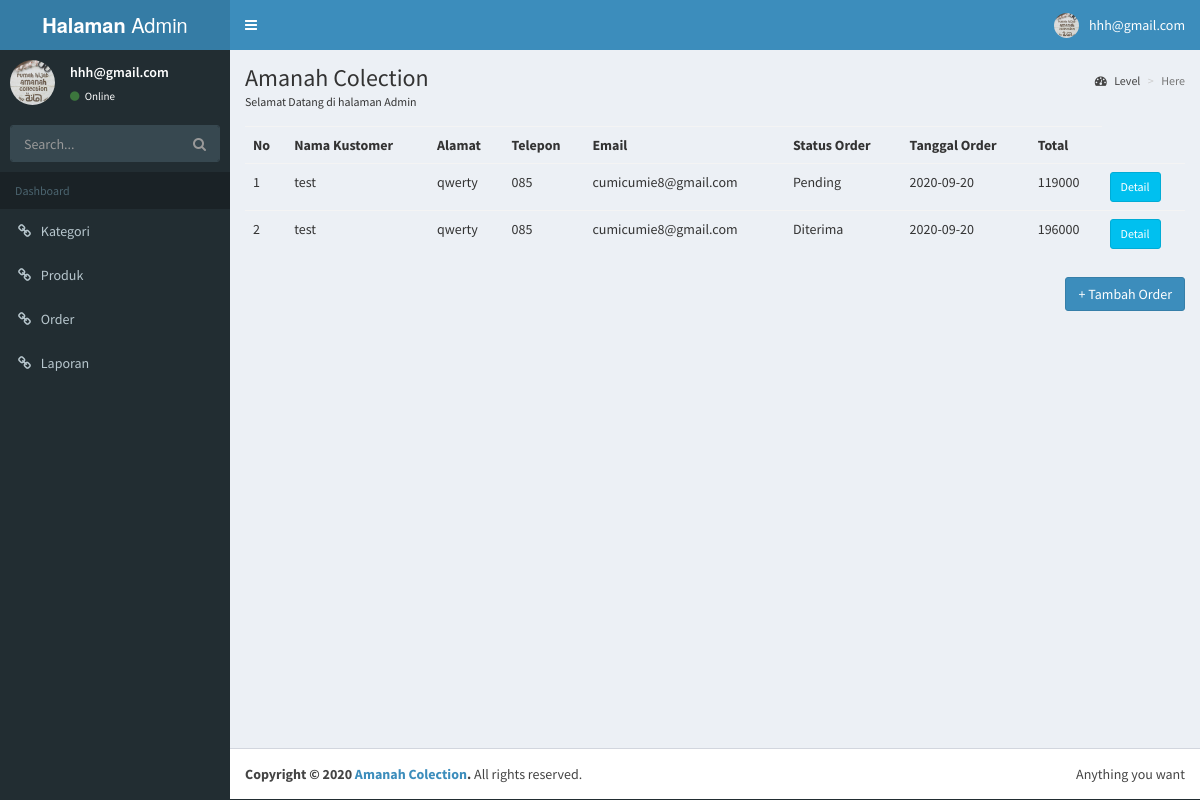
/admin/index.php?page=order (signed in), run on the app's committed database.
### tables this page shows
CREATE TABLE `orders` (
  `id_orders` int(11) NOT NULL,
  `user_id` int(11) NOT NULL DEFAULT '0',
  `nama_kustomer` varchar(255) NOT NULL DEFAULT '',
  `alamat` text NOT NULL,
  `telpon` varchar(255) NOT NULL DEFAULT '',
  `email` varchar(255) NOT NULL DEFAULT '',
  `status_order` varchar(255) NOT NULL DEFAULT 'Baru',
  `kota` varchar(255) NOT NULL DEFAULT '',
  `subtotal` int(11) NOT NULL DEFAULT '0',
  `ongkir` int(11) NOT NULL DEFAULT '0',
  `kurir` varchar(255) NOT NULL DEFAULT '',
  `total` int(11) NOT NULL DEFAULT '0',
  `resi` varchar(255) DEFAULT NULL,
  `tgl_orders` date NOT NULL DEFAULT '0000-00-00'
);

### admin/halaman/order/order.php (the view)
<?php
	include "../config/koneksi.php";
	$sql = "SELECT * FROM  orders ORDER BY id_orders DESC";
	$query = mysqli_query($koneksi, $sql) or die("select data menu error :".mysqli_error());
?>
<div class="table-responsive">
    <table class="table table-hover">
        <tr>
            <th scope="col">No</th>
            <th scope="col">Nama Kustomer</th>
            <th scope="col">Alamat</th>
            <th scope="col">Telepon</th>
            <th scope="col">Email</th>
            <th scope="col">Status Order</th>
            <th scope="col">Tanggal Order</th>
            <th scope="col">Total</th>
        </tr>
        <?php if(mysqli_num_rows($query)>0){ ?>
        <?php
            $no = 1;
            while($data = mysqli_fetch_array($query)){
        ?>
        <tr>
            <td scope="row"><?php echo $no ?></td>
            <td><?php echo $data["nama_kustomer"];?></td>
            <td><?php echo $data["alamat"];?></td>
            <td><?php echo $data["telpon"];?></td>
            <td><?php echo $data["email"];?></td>
            <td><?php echo $data["status_order"];?></td>
            <td><?php echo $data["tgl_orders"];?></td>
            <td><?php echo $data["total"];?></td>
            <td>
                <a href="./index.php?page=detail&id=<?= $data['id_orders']; ?>" class="btn btn-info btn-sm">Detail</a>
            </td>
        </tr>
        <?php $no++; } ?>
        <?php } ?>
    </table>
</div>
<div>
    <a class="btn btn-primary pull-right" href="halaman/order/form.php" role="button">+ Tambah Order</a>
</div>

### data on the page
orders: nama_kustomer "test", alamat "qwerty", telpon "085", email "cumicumie8@gmail.com", status_order "Pending", tgl_orders "2020-09-20", total "119000"
orders: nama_kustomer "test", alamat "qwerty", telpon "085", email "cumicumie8@gmail.com", status_order "Diterima", tgl_orders "2020-09-20", total "196000"

### other printed values
$_SESSION['email'] "hhh@gmail.com"
